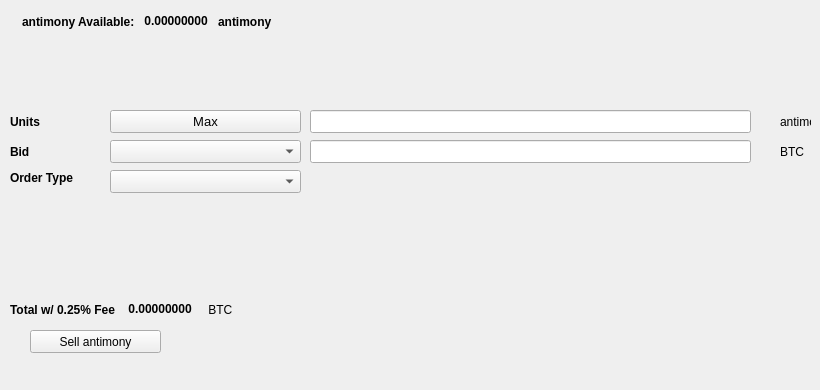
   <widget class="QWidget" name="SellTab">
    <attribute name="title">
     <string>Sell</string>
    </attribute>
    <widget class="QLabel" name="label_16">
     <property name="geometry">
      <rect>
       <x>780</x>
       <y>140</y>
       <width>31</width>
       <height>23</height>
      </rect>
     </property>
     <property name="text">
      <string>BTC</string>
     </property>
    </widget>
    <widget class="QComboBox" name="SellBidcomboBox">
     <property name="geometry">
      <rect>
       <x>110</x>
       <y>140</y>
       <width>191</width>
       <height>23</height>
      </rect>
     </property>
     <property name="font">
      <font>
       <pointsize>10</pointsize>
      </font>
     </property>
    </widget>
    <widget class="QLabel" name="label_18">
     <property name="geometry">
      <rect>
       <x>10</x>
       <y>110</y>
       <width>46</width>
       <height>23</height>
      </rect>
     </property>
     <property name="font">
      <font>
       <weight>75</weight>
       <bold>true</bold>
      </font>
     </property>
     <property name="text">
      <string>Units</string>
     </property>
    </widget>
    <widget class="QPushButton" name="Sell_Max_Amount">
     <property name="geometry">
      <rect>
       <x>110</x>
       <y>110</y>
       <width>191</width>
       <height>23</height>
      </rect>
     </property>
     <property name="font">
      <font>
       <pointsize>10</pointsize>
      </font>
     </property>
     <property name="text">
      <string>Max</string>
     </property>
    </widget>
    <widget class="QLabel" name="label_20">
     <property name="geometry">
      <rect>
       <x>10</x>
       <y>170</y>
       <width>91</width>
       <height>16</height>
      </rect>
     </property>
     <property name="font">
      <font>
       <weight>75</weight>
       <bold>true</bold>
      </font>
     </property>
     <property name="text">
      <string>Order Type</string>
     </property>
    </widget>
    <widget class="QComboBox" name="SellOrdertypeCombo">
     <property name="geometry">
      <rect>
       <x>110</x>
       <y>170</y>
       <width>191</width>
       <height>23</height>
      </rect>
     </property>
     <property name="font">
      <font>
       <pointsize>10</pointsize>
      </font>
     </property>
    </widget>
    <widget class="QLabel" name="label_21">
     <property name="geometry">
      <rect>
       <x>10</x>
       <y>140</y>
       <width>46</width>
       <height>23</height>
      </rect>
     </property>
     <property name="font">
      <font>
       <weight>75</weight>
       <bold>true</bold>
      </font>
     </property>
     <property name="text">
      <string>Bid</string>
     </property>
    </widget>
    <widget class="QLabel" name="label_22">
     <property name="geometry">
      <rect>
       <x>780</x>
       <y>110</y>
       <width>31</width>
       <height>23</height>
      </rect>
     </property>
     <property name="text">
      <string>antimony</string>
     </property>
    </widget>
    <widget class="QLineEdit" name="UnitsInputECA">
     <property name="geometry">
      <rect>
       <x>310</x>
       <y>110</y>
       <width>441</width>
       <height>23</height>
      </rect>
     </property>
     <property name="font">
      <font>
       <pointsize>9</pointsize>
       <weight>75</weight>
       <bold>true</bold>
      </font>
     </property>
    </widget>
    <widget class="QLineEdit" name="SellBidPriceEdit">
     <property name="geometry">
      <rect>
       <x>310</x>
       <y>140</y>
       <width>441</width>
       <height>23</height>
      </rect>
     </property>
     <property name="font">
      <font>
       <pointsize>9</pointsize>
       <weight>75</weight>
       <bold>true</bold>
      </font>
     </property>
    </widget>
    <widget class="QPushButton" name="SellECABTN">
     <property name="geometry">
      <rect>
       <x>30</x>
       <y>330</y>
       <width>131</width>
       <height>23</height>
      </rect>
     </property>
     <property name="text">
      <string>Sell antimony</string>
     </property>
     <property name="icon">
      <iconset resource="../antimony">
       <normaloff>:/icons/bitcoin</normaloff>:/icons/bitcoin</iconset>
     </property>
    </widget>
    <widget class="QWidget" name="layoutWidget3">
     <property name="geometry">
      <rect>
       <x>22</x>
       <y>12</y>
       <width>258</width>
       <height>19</height>
      </rect>
     </property>
     <layout class="QHBoxLayout" name="horizontalLayout">
      <item>
       <widget class="QLabel" name="label232_2">
        <property name="font">
         <font>
          <weight>75</weight>
          <bold>true</bold>
         </font>
        </property>
        <property name="text">
         <string>antimony Available:</string>
        </property>
       </widget>
      </item>
      <item>
       <widget class="QLabel" name="ECAAvailableLabel">
        <property name="palette">
         <palette>
          <active>
           <colorrole role="WindowText">
            <brush brushstyle="SolidPattern">
             <color alpha="255">
              <red>0</red>
              <green>0</green>
              <blue>0</blue>
             </color>
            </brush>
           </colorrole>
           <colorrole role="Button">
            <brush brushstyle="SolidPattern">
             <color alpha="255">
              <red>0</red>
              <green>170</green>
              <blue>0</blue>
             </color>
            </brush>
           </colorrole>
           <colorrole role="Light">
            <brush brushstyle="SolidPattern">
             <color alpha="255">
              <red>0</red>
              <green>255</green>
              <blue>0</blue>
             </color>
            </brush>
           </colorrole>
           <colorrole role="Midlight">
            <brush brushstyle="SolidPattern">
             <color alpha="255">
              <red>0</red>
              <green>212</green>
              <blue>0</blue>
             </color>
            </brush>
           </colorrole>
           <colorrole role="Dark">
            <brush brushstyle="SolidPattern">
             <color alpha="255">
              <red>0</red>
              <green>85</green>
              <blue>0</blue>
             </color>
            </brush>
           </colorrole>
           <colorrole role="Mid">
            <brush brushstyle="SolidPattern">
             <color alpha="255">
              <red>0</red>
              <green>113</green>
              <blue>0</blue>
             </color>
            </brush>
           </colorrole>
           <colorrole role="Text">
            <brush brushstyle="SolidPattern">
             <color alpha="255">
              <red>0</red>
              <green>170</green>
              <blue>0</blue>
             </color>
            </brush>
           </colorrole>
           <colorrole role="BrightText">
            <brush brushstyle="SolidPattern">
             <color alpha="255">
              <red>255</red>
              <green>255</green>
              <blue>255</blue>
             </color>
            </brush>
           </colorrole>
           <colorrole role="ButtonText">
            <brush brushstyle="SolidPattern">
             <color alpha="255">
              <red>0</red>
              <green>0</green>
              <blue>0</blue>
             </color>
            </brush>
           </colorrole>
           <colorrole role="Base">
            <brush brushstyle="SolidPattern">
             <color alpha="255">
              <red>255</red>
              <green>255</green>
              <blue>255</blue>
             </color>
            </brush>
           </colorrole>
           <colorrole role="Window">
            <brush brushstyle="SolidPattern">
             <color alpha="255">
              <red>0</red>
              <green>170</green>
              <blue>0</blue>
             </color>
            </brush>
           </colorrole>
           <colorrole role="Shadow">
            <brush brushstyle="SolidPattern">
             <color alpha="255">
              <red>0</red>
              <green>0</green>
              <blue>0</blue>
             </color>
            </brush>
           </colorrole>
           <colorrole role="AlternateBase">
            <brush brushstyle="SolidPattern">
             <color alpha="255">
              <red>127</red>
              <green>212</green>
              <blue>127</blue>
             </color>
            </brush>
           </colorrole>
           <colorrole role="ToolTipBase">
            <brush brushstyle="SolidPattern">
             <color alpha="255">
              <red>255</red>
              <green>255</green>
              <blue>220</blue>
             </color>
            </brush>
           </colorrole>
           <colorrole role="ToolTipText">
            <brush brushstyle="SolidPattern">
             <color alpha="255">
              <red>0</red>
              <green>0</green>
              <blue>0</blue>
             </color>
            </brush>
           </colorrole>
          </active>
          <inactive>
           <colorrole role="WindowText">
            <brush brushstyle="SolidPattern">
             <color alpha="255">
              <red>0</red>
              <green>0</green>
              <blue>0</blue>
             </color>
            </brush>
           </colorrole>
           <colorrole role="Button">
            <brush brushstyle="SolidPattern">
             <color alpha="255">
              <red>0</red>
              <green>170</green>
              <blue>0</blue>
             </color>
            </brush>
           </colorrole>
           <colorrole role="Light">
            <brush brushstyle="SolidPattern">
             <color alpha="255">
              <red>0</red>
              <green>255</green>
              <blue>0</blue>
             </color>
            </brush>
           </colorrole>
           <colorrole role="Midlight">
            <brush brushstyle="SolidPattern">
             <color alpha="255">
              <red>0</red>
              <green>212</green>
              <blue>0</blue>
             </color>
            </brush>
           </colorrole>
           <colorrole role="Dark">
            <brush brushstyle="SolidPattern">
             <color alpha="255">
              <red>0</red>
              <green>85</green>
              <blue>0</blue>
             </color>
            </brush>
           </colorrole>
           <colorrole role="Mid">
            <brush brushstyle="SolidPattern">
             <color alpha="255">
              <red>0</red>
              <green>113</green>
              <blue>0</blue>
             </color>
            </brush>
           </colorrole>
           <colorrole role="Text">
            <brush brushstyle="SolidPattern">
             <color alpha="255">
              <red>0</red>
              <green>170</green>
              <blue>0</blue>
             </color>
            </brush>
           </colorrole>
           <colorrole role="BrightText">
            <brush brushstyle="SolidPattern">
             <color alpha="255">
              <red>255</red>
              <green>255</green>
              <blue>255</blue>
             </color>
            </brush>
           </colorrole>
           <colorrole role="ButtonText">
            <brush brushstyle="SolidPattern">
             <color alpha="255">
              <red>0</red>
              <green>0</green>
              <blue>0</blue>
             </color>
            </brush>
           </colorrole>
           <colorrole role="Base">
            <brush brushstyle="SolidPattern">
             <color alpha="255">
              <red>255</red>
              <green>255</green>
              <blue>255</blue>
             </color>
            </brush>
           </colorrole>
           <colorrole role="Window">
            <brush brushstyle="SolidPattern">
             <color alpha="255">
              <red>0</red>
              <green>170</green>
              <blue>0</blue>
             </color>
            </brush>
           </colorrole>
           <colorrole role="Shadow">
            <brush brushstyle="SolidPattern">
             <color alpha="255">
              <red>0</red>
              <green>0</green>
              <blue>0</blue>
             </color>
            </brush>
           </colorrole>
           <colorrole role="AlternateBase">
            <brush brushstyle="SolidPattern">
             <color alpha="255">
              <red>127</red>
              <green>212</green>
              <blue>127</blue>
             </color>
            </brush>
           </colorrole>
           <colorrole role="ToolTipBase">
            <brush brushstyle="SolidPattern">
             <color alpha="255">
              <red>255</red>
              <green>255</green>
              <blue>220</blue>
             </color>
            </brush>
           </colorrole>
           <colorrole role="ToolTipText">
            <brush brushstyle="SolidPattern">
             <color alpha="255">
              <red>0</red>
              <green>0</green>
              <blue>0</blue>
             </color>
            </brush>
           </colorrole>
          </inactive>
          <disabled>
           <colorrole role="WindowText">
            <brush brushstyle="SolidPattern">
             <color alpha="255">
              <red>0</red>
              <green>85</green>
              <blue>0</blue>
             </color>
            </brush>
           </colorrole>
           <colorrole role="Button">
            <brush brushstyle="SolidPattern">
             <color alpha="255">
              <red>0</red>
              <green>170</green>
              <blue>0</blue>
             </color>
            </brush>
           </colorrole>
           <colorrole role="Light">
            <brush brushstyle="SolidPattern">
             <color alpha="255">
              <red>0</red>
              <green>255</green>
              <blue>0</blue>
             </color>
            </brush>
           </colorrole>
           <colorrole role="Midlight">
            <brush brushstyle="SolidPattern">
             <color alpha="255">
              <red>0</red>
              <green>212</green>
              <blue>0</blue>
             </color>
            </brush>
           </colorrole>
           <colorrole role="Dark">
            <brush brushstyle="SolidPattern">
             <color alpha="255">
              <red>0</red>
              <green>85</green>
              <blue>0</blue>
             </color>
            </brush>
           </colorrole>
           <colorrole role="Mid">
            <brush brushstyle="SolidPattern">
             <color alpha="255">
              <red>0</red>
              <green>113</green>
              <blue>0</blue>
             </color>
            </brush>
           </colorrole>
           <colorrole role="Text">
            <brush brushstyle="SolidPattern">
             <color alpha="255">
              <red>0</red>
              <green>85</green>
              <blue>0</blue>
             </color>
            </brush>
           </colorrole>
           <colorrole role="BrightText">
            <brush brushstyle="SolidPattern">
             <color alpha="255">
              <red>255</red>
              <green>255</green>
              <blue>255</blue>
             </color>
            </brush>
           </colorrole>
           <colorrole role="ButtonText">
            <brush brushstyle="SolidPattern">
             <color alpha="255">
              <red>0</red>
              <green>85</green>
              <blue>0</blue>
             </color>
            </brush>
           </colorrole>
           <colorrole role="Base">
            <brush brushstyle="SolidPattern">
             <color alpha="255">
              <red>0</red>
              <green>170</green>
              <blue>0</blue>
             </color>
            </brush>
           </colorrole>
           <colorrole role="Window">
            <brush brushstyle="SolidPattern">
             <color alpha="255">
              <red>0</red>
              <green>170</green>
              <blue>0</blue>
             </color>
            </brush>
           </colorrole>
           <colorrole role="Shadow">
            <brush brushstyle="SolidPattern">
             <color alpha="255">
              <red>0</red>
              <green>0</green>
              <blue>0</blue>
             </color>
            </brush>
           </colorrole>
           <colorrole role="AlternateBase">
            <brush brushstyle="SolidPattern">
             <color alpha="255">
              <red>0</red>
              <green>170</green>
              <blue>0</blue>
             </color>
            </brush>
           </colorrole>
           <colorrole role="ToolTipBase">
            <brush brushstyle="SolidPattern">
             <color alpha="255">
              <red>255</red>
              <green>255</green>
              <blue>220</blue>
             </color>
            </brush>
           </colorrole>
           <colorrole role="ToolTipText">
            <brush brushstyle="SolidPattern">
             <color alpha="255">
              <red>0</red>
              <green>0</green>
              <blue>0</blue>
             </color>
            </brush>
           </colorrole>
          </disabled>
         </palette>
        </property>
        <property name="font">
         <font>
          <weight>75</weight>
          <bold>true</bold>
         </font>
        </property>
        <property name="text">
         <string> 0.00000000 </string>
        </property>
        <property name="textInteractionFlags">
         <set>Qt::LinksAccessibleByMouse|Qt::TextSelectableByKeyboard|Qt::TextSelectableByMouse</set>
        </property>
       </widget>
      </item>
      <item>
       <widget class="QLabel" name="labelECA">
        <property name="font">
         <font>
          <weight>75</weight>
          <bold>true</bold>
         </font>
        </property>
        <property name="text">
         <string>antimony</string>
        </property>
       </widget>
      </item>
     </layout>
    </widget>
    <widget class="QWidget" name="layoutWidget">
     <property name="geometry">
      <rect>
       <x>10</x>
       <y>300</y>
       <width>268</width>
       <height>19</height>
      </rect>
     </property>
     <layout class="QHBoxLayout" name="horizontalLayout_2">
      <item>
       <widget class="QLabel" name="label_19">
        <property name="font">
         <font>
          <weight>75</weight>
          <bold>true</bold>
         </font>
        </property>
        <property name="text">
         <string>Total w/ 0.25% Fee </string>
        </property>
       </widget>
      </item>
      <item>
       <widget class="QLabel" name="SellCostLabel">
        <property name="palette">
         <palette>
          <active>
           <colorrole role="WindowText">
            <brush brushstyle="SolidPattern">
             <color alpha="255">
              <red>0</red>
              <green>0</green>
              <blue>0</blue>
             </color>
            </brush>
           </colorrole>
           <colorrole role="Button">
            <brush brushstyle="SolidPattern">
             <color alpha="255">
              <red>0</red>
              <green>170</green>
              <blue>0</blue>
             </color>
            </brush>
           </colorrole>
           <colorrole role="Light">
            <brush brushstyle="SolidPattern">
             <color alpha="255">
              <red>0</red>
              <green>255</green>
              <blue>0</blue>
             </color>
            </brush>
           </colorrole>
           <colorrole role="Midlight">
            <brush brushstyle="SolidPattern">
             <color alpha="255">
              <red>0</red>
              <green>212</green>
              <blue>0</blue>
             </color>
            </brush>
           </colorrole>
           <colorrole role="Dark">
            <brush brushstyle="SolidPattern">
             <color alpha="255">
              <red>0</red>
              <green>85</green>
              <blue>0</blue>
             </color>
            </brush>
           </colorrole>
           <colorrole role="Mid">
            <brush brushstyle="SolidPattern">
             <color alpha="255">
              <red>0</red>
              <green>113</green>
              <blue>0</blue>
             </color>
            </brush>
           </colorrole>
           <colorrole role="Text">
            <brush brushstyle="SolidPattern">
             <color alpha="255">
              <red>0</red>
              <green>170</green>
              <blue>0</blue>
             </color>
            </brush>
           </colorrole>
           <colorrole role="BrightText">
            <brush brushstyle="SolidPattern">
             <color alpha="255">
              <red>255</red>
              <green>255</green>
              <blue>255</blue>
             </color>
            </brush>
           </colorrole>
           <colorrole role="ButtonText">
            <brush brushstyle="SolidPattern">
             <color alpha="255">
              <red>0</red>
              <green>0</green>
              <blue>0</blue>
             </color>
            </brush>
           </colorrole>
           <colorrole role="Base">
            <brush brushstyle="SolidPattern">
             <color alpha="255">
              <red>255</red>
              <green>255</green>
              <blue>255</blue>
             </color>
            </brush>
           </colorrole>
           <colorrole role="Window">
            <brush brushstyle="SolidPattern">
             <color alpha="255">
              <red>0</red>
              <green>170</green>
              <blue>0</blue>
             </color>
            </brush>
           </colorrole>
           <colorrole role="Shadow">
            <brush brushstyle="SolidPattern">
             <color alpha="255">
              <red>0</red>
              <green>0</green>
              <blue>0</blue>
             </color>
            </brush>
           </colorrole>
           <colorrole role="AlternateBase">
            <brush brushstyle="SolidPattern">
             <color alpha="255">
              <red>127</red>
              <green>212</green>
              <blue>127</blue>
             </color>
            </brush>
           </colorrole>
           <colorrole role="ToolTipBase">
            <brush brushstyle="SolidPattern">
             <color alpha="255">
              <red>255</red>
              <green>255</green>
              <blue>220</blue>
             </color>
            </brush>
           </colorrole>
           <colorrole role="ToolTipText">
            <brush brushstyle="SolidPattern">
             <color alpha="255">
              <red>0</red>
              <green>0</green>
              <blue>0</blue>
             </color>
            </brush>
           </colorrole>
          </active>
          <inactive>
           <colorrole role="WindowText">
            <brush brushstyle="SolidPattern">
             <color alpha="255">
              <red>0</red>
              <green>0</green>
              <blue>0</blue>
             </color>
            </brush>
           </colorrole>
           <colorrole role="Button">
            <brush brushstyle="SolidPattern">
             <color alpha="255">
              <red>0</red>
              <green>170</green>
              <blue>0</blue>
             </color>
            </brush>
           </colorrole>
           <colorrole role="Light">
            <brush brushstyle="SolidPattern">
             <color alpha="255">
              <red>0</red>
              <green>255</green>
              <blue>0</blue>
             </color>
            </brush>
           </colorrole>
           <colorrole role="Midlight">
            <brush brushstyle="SolidPattern">
             <color alpha="255">
              <red>0</red>
              <green>212</green>
              <blue>0</blue>
             </color>
            </brush>
           </colorrole>
           <colorrole role="Dark">
            <brush brushstyle="SolidPattern">
             <color alpha="255">
              <red>0</red>
              <green>85</green>
              <blue>0</blue>
             </color>
            </brush>
           </colorrole>
           <colorrole role="Mid">
            <brush brushstyle="SolidPattern">
             <color alpha="255">
              <red>0</red>
              <green>113</green>
              <blue>0</blue>
             </color>
            </brush>
           </colorrole>
           <colorrole role="Text">
            <brush brushstyle="SolidPattern">
             <color alpha="255">
              <red>0</red>
              <green>170</green>
              <blue>0</blue>
             </color>
            </brush>
           </colorrole>
           <colorrole role="BrightText">
            <brush brushstyle="SolidPattern">
             <color alpha="255">
              <red>255</red>
              <green>255</green>
              <blue>255</blue>
             </color>
            </brush>
           </colorrole>
           <colorrole role="ButtonText">
            <brush brushstyle="SolidPattern">
             <color alpha="255">
              <red>0</red>
              <green>0</green>
              <blue>0</blue>
             </color>
            </brush>
           </colorrole>
           <colorrole role="Base">
            <brush brushstyle="SolidPattern">
             <color alpha="255">
              <red>255</red>
              <green>255</green>
              <blue>255</blue>
             </color>
            </brush>
           </colorrole>
           <colorrole role="Window">
            <brush brushstyle="SolidPattern">
             <color alpha="255">
              <red>0</red>
              <green>170</green>
              <blue>0</blue>
             </color>
            </brush>
           </colorrole>
           <colorrole role="Shadow">
            <brush brushstyle="SolidPattern">
             <color alpha="255">
              <red>0</red>
              <green>0</green>
              <blue>0</blue>
             </color>
            </brush>
           </colorrole>
           <colorrole role="AlternateBase">
            <brush brushstyle="SolidPattern">
             <color alpha="255">
              <red>127</red>
              <green>212</green>
              <blue>127</blue>
             </color>
            </brush>
           </colorrole>
           <colorrole role="ToolTipBase">
            <brush brushstyle="SolidPattern">
             <color alpha="255">
              <red>255</red>
              <green>255</green>
              <blue>220</blue>
             </color>
            </brush>
           </colorrole>
           <colorrole role="ToolTipText">
            <brush brushstyle="SolidPattern">
             <color alpha="255">
              <red>0</red>
              <green>0</green>
              <blue>0</blue>
             </color>
            </brush>
           </colorrole>
          </inactive>
          <disabled>
           <colorrole role="WindowText">
            <brush brushstyle="SolidPattern">
             <color alpha="255">
              <red>0</red>
              <green>85</green>
              <blue>0</blue>
             </color>
            </brush>
           </colorrole>
           <colorrole role="Button">
            <brush brushstyle="SolidPattern">
             <color alpha="255">
              <red>0</red>
              <green>170</green>
              <blue>0</blue>
             </color>
            </brush>
           </colorrole>
           <colorrole role="Light">
            <brush brushstyle="SolidPattern">
             <color alpha="255">
              <red>0</red>
              <green>255</green>
              <blue>0</blue>
             </color>
            </brush>
           </colorrole>
           <colorrole role="Midlight">
            <brush brushstyle="SolidPattern">
             <color alpha="255">
              <red>0</red>
              <green>212</green>
              <blue>0</blue>
             </color>
            </brush>
           </colorrole>
           <colorrole role="Dark">
            <brush brushstyle="SolidPattern">
             <color alpha="255">
              <red>0</red>
              <green>85</green>
              <blue>0</blue>
             </color>
            </brush>
           </colorrole>
           <colorrole role="Mid">
            <brush brushstyle="SolidPattern">
             <color alpha="255">
              <red>0</red>
              <green>113</green>
              <blue>0</blue>
             </color>
            </brush>
           </colorrole>
           <colorrole role="Text">
            <brush brushstyle="SolidPattern">
             <color alpha="255">
              <red>0</red>
              <green>85</green>
              <blue>0</blue>
             </color>
            </brush>
           </colorrole>
           <colorrole role="BrightText">
            <brush brushstyle="SolidPattern">
             <color alpha="255">
              <red>255</red>
              <green>255</green>
              <blue>255</blue>
             </color>
            </brush>
           </colorrole>
           <colorrole role="ButtonText">
            <brush brushstyle="SolidPattern">
             <color alpha="255">
              <red>0</red>
              <green>85</green>
              <blue>0</blue>
             </color>
            </brush>
           </colorrole>
           <colorrole role="Base">
            <brush brushstyle="SolidPattern">
             <color alpha="255">
              <red>0</red>
              <green>170</green>
              <blue>0</blue>
             </color>
            </brush>
           </colorrole>
           <colorrole role="Window">
            <brush brushstyle="SolidPattern">
             <color alpha="255">
              <red>0</red>
              <green>170</green>
              <blue>0</blue>
             </color>
            </brush>
           </colorrole>
           <colorrole role="Shadow">
            <brush brushstyle="SolidPattern">
             <color alpha="255">
              <red>0</red>
              <green>0</green>
              <blue>0</blue>
             </color>
            </brush>
           </colorrole>
           <colorrole role="AlternateBase">
            <brush brushstyle="SolidPattern">
             <color alpha="255">
              <red>0</red>
              <green>170</green>
              <blue>0</blue>
             </color>
            </brush>
           </colorrole>
           <colorrole role="ToolTipBase">
            <brush brushstyle="SolidPattern">
             <color alpha="255">
              <red>255</red>
              <green>255</green>
              <blue>220</blue>
             </color>
            </brush>
           </colorrole>
           <colorrole role="ToolTipText">
            <brush brushstyle="SolidPattern">
             <color alpha="255">
              <red>0</red>
              <green>0</green>
              <blue>0</blue>
             </color>
            </brush>
           </colorrole>
          </disabled>
         </palette>
        </property>
        <property name="font">
         <font>
          <weight>75</weight>
          <bold>true</bold>
         </font>
        </property>
        <property name="autoFillBackground">
         <bool>false</bool>
        </property>
        <property name="text">
         <string> 0.00000000</string>
        </property>
        <property name="textInteractionFlags">
         <set>Qt::LinksAccessibleByMouse|Qt::TextSelectableByMouse</set>
        </property>
       </widget>
      </item>
      <item>
       <widget class="QLabel" name="label_17">
        <property name="font">
         <font>
          <weight>50</weight>
          <bold>false</bold>
         </font>
        </property>
        <property name="text">
         <string> BTC</string>
        </property>
       </widget>
      </item>
     </layout>
    </widget>
    <widget class="QLabel" name="label_23">
     <property name="geometry">
      <rect>
       <x>460</x>
       <y>300</y>
       <width>281</width>
       <height>81</height>
      </rect>
     </property>
     <property name="text">
      <string/>
     </property>
     <property name="pixmap">
      <pixmap>:/images/bittrex</pixmap>
     </property>
    </widget>
   </widget>
